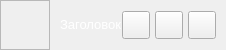
        <widget class="QFrame" name="topHeader">
         <property name="minimumSize">
          <size>
           <width>0</width>
           <height>50</height>
          </size>
         </property>
         <property name="maximumSize">
          <size>
           <width>16777215</width>
           <height>50</height>
          </size>
         </property>
         <property name="cursor">
          <cursorShape>ArrowCursor</cursorShape>
         </property>
         <property name="frameShadow">
          <enum>QFrame::Raised</enum>
         </property>
         <layout class="QHBoxLayout" name="headerLayout" stretch="0,0,0">
          <property name="spacing">
           <number>0</number>
          </property>
          <property name="leftMargin">
           <number>0</number>
          </property>
          <property name="topMargin">
           <number>0</number>
          </property>
          <property name="rightMargin">
           <number>10</number>
          </property>
          <property name="bottomMargin">
           <number>0</number>
          </property>
          <item>
           <widget class="QFrame" name="topLogo">
            <property name="minimumSize">
             <size>
              <width>50</width>
              <height>50</height>
             </size>
            </property>
            <property name="maximumSize">
             <size>
              <width>16777215</width>
              <height>50</height>
             </size>
            </property>
            <property name="frameShape">
             <enum>QFrame::StyledPanel</enum>
            </property>
            <property name="frameShadow">
             <enum>QFrame::Raised</enum>
            </property>
            <widget class="QLabel" name="logo">
             <property name="geometry">
              <rect>
               <x>5</x>
               <y>5</y>
               <width>42</width>
               <height>42</height>
              </rect>
             </property>
             <property name="styleSheet">
              <string notr="true">background-image: url(:/images/images/logo/spiral.png);</string>
             </property>
             <property name="text">
              <string/>
             </property>
            </widget>
           </widget>
          </item>
          <item>
           <widget class="QFrame" name="topLeftBox">
            <property name="sizePolicy">
             <sizepolicy hsizetype="Expanding" vsizetype="Preferred">
              <horstretch>0</horstretch>
              <verstretch>0</verstretch>
             </sizepolicy>
            </property>
            <property name="font">
             <font>
              <pointsize>10</pointsize>
             </font>
            </property>
            <property name="cursor">
             <cursorShape>ArrowCursor</cursorShape>
            </property>
            <property name="frameShadow">
             <enum>QFrame::Raised</enum>
            </property>
            <layout class="QHBoxLayout" name="horizontalLayout_7">
             <property name="spacing">
              <number>0</number>
             </property>
             <property name="leftMargin">
              <number>10</number>
             </property>
             <property name="topMargin">
              <number>0</number>
             </property>
             <property name="rightMargin">
              <number>0</number>
             </property>
             <property name="bottomMargin">
              <number>0</number>
             </property>
             <item>
              <widget class="QLabel" name="headerInfo">
               <property name="maximumSize">
                <size>
                 <width>16777215</width>
                 <height>45</height>
                </size>
               </property>
               <property name="font">
                <font>
                 <pointsize>10</pointsize>
                </font>
               </property>
               <property name="styleSheet">
                <string notr="true">color: rgb(255, 255, 255);</string>
               </property>
               <property name="text">
                <string>Заголовок</string>
               </property>
              </widget>
             </item>
            </layout>
           </widget>
          </item>
          <item>
           <widget class="QFrame" name="topButtons">
            <property name="minimumSize">
             <size>
              <width>0</width>
              <height>32</height>
             </size>
            </property>
            <property name="maximumSize">
             <size>
              <width>16777215</width>
              <height>32</height>
             </size>
            </property>
            <property name="cursor">
             <cursorShape>ArrowCursor</cursorShape>
            </property>
            <property name="frameShadow">
             <enum>QFrame::Raised</enum>
            </property>
            <layout class="QHBoxLayout" name="frameLayout">
             <property name="spacing">
              <number>5</number>
             </property>
             <property name="leftMargin">
              <number>0</number>
             </property>
             <property name="topMargin">
              <number>0</number>
             </property>
             <property name="rightMargin">
              <number>0</number>
             </property>
             <property name="bottomMargin">
              <number>0</number>
             </property>
             <item>
              <widget class="QPushButton" name="minimizeAppBtn">
               <property name="minimumSize">
                <size>
                 <width>28</width>
                 <height>28</height>
                </size>
               </property>
               <property name="maximumSize">
                <size>
                 <width>28</width>
                 <height>28</height>
                </size>
               </property>
               <property name="font">
                <font>
                 <pointsize>10</pointsize>
                </font>
               </property>
               <property name="cursor">
                <cursorShape>PointingHandCursor</cursorShape>
               </property>
               <property name="toolTip">
                <string>Minimize</string>
               </property>
               <property name="text">
                <string/>
               </property>
               <property name="icon">
                <iconset resource="resources.qrc">
                 <normaloff>:/icons/images/icons/icon_minimize.png</normaloff>:/icons/images/icons/icon_minimize.png</iconset>
               </property>
               <property name="iconSize">
                <size>
                 <width>20</width>
                 <height>20</height>
                </size>
               </property>
              </widget>
             </item>
             <item>
              <widget class="QPushButton" name="maximizeAppBtn">
               <property name="minimumSize">
                <size>
                 <width>28</width>
                 <height>28</height>
                </size>
               </property>
               <property name="maximumSize">
                <size>
                 <width>28</width>
                 <height>28</height>
                </size>
               </property>
               <property name="font">
                <font>
                 <pointsize>10</pointsize>
                </font>
               </property>
               <property name="cursor">
                <cursorShape>PointingHandCursor</cursorShape>
               </property>
               <property name="toolTip">
                <string>maximize</string>
               </property>
               <property name="text">
                <string/>
               </property>
               <property name="icon">
                <iconset resource="resources.qrc">
                 <normaloff>:/icons/images/icons/icon_maximize.png</normaloff>:/icons/images/icons/icon_maximize.png</iconset>
               </property>
               <property name="iconSize">
                <size>
                 <width>20</width>
                 <height>20</height>
                </size>
               </property>
              </widget>
             </item>
             <item>
              <widget class="QPushButton" name="closeAppBtn">
               <property name="minimumSize">
                <size>
                 <width>28</width>
                 <height>28</height>
                </size>
               </property>
               <property name="maximumSize">
                <size>
                 <width>28</width>
                 <height>28</height>
                </size>
               </property>
               <property name="font">
                <font>
                 <pointsize>10</pointsize>
                </font>
               </property>
               <property name="cursor">
                <cursorShape>PointingHandCursor</cursorShape>
               </property>
               <property name="toolTip">
                <string>close</string>
               </property>
               <property name="styleSheet">
                <string notr="true"/>
               </property>
               <property name="text">
                <string/>
               </property>
               <property name="icon">
                <iconset resource="resources.qrc">
                 <normaloff>:/icons/images/icons/icon_close.png</normaloff>:/icons/images/icons/icon_close.png</iconset>
               </property>
               <property name="iconSize">
                <size>
                 <width>20</width>
                 <height>20</height>
                </size>
               </property>
              </widget>
             </item>
            </layout>
           </widget>
          </item>
         </layout>
        </widget>
